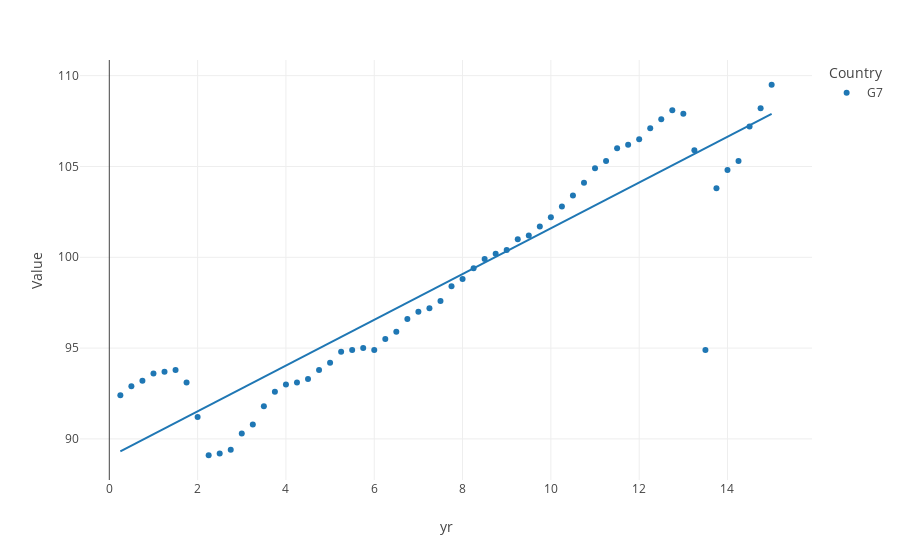
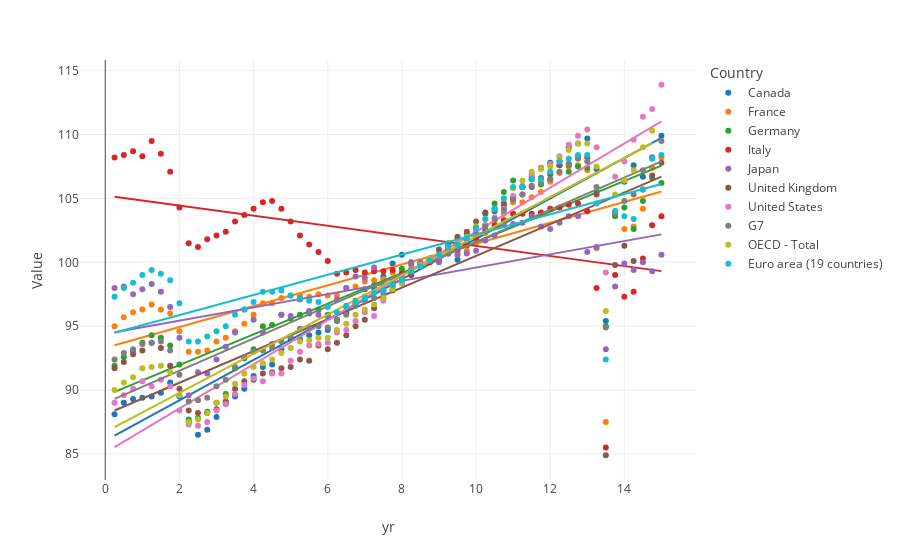

Write notebook code for charts like these, in order.
### Code cell
fig = px.scatter(
    data[data['Country'].isin(['G7'])], 
    x='yr', 
    y="Value", 
    title='', 
    color='Country',
    template='none', 
    trendline='ols')
fig.show()

fig = px.scatter(
    data,
    x='yr', 
    y="Value", 
    title='', 
    color='Country',
    template='none', 
    trendline='ols')

fig.show()
